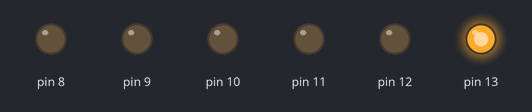
This sketch was run on a simulated Arduino Uno, built with avr-gcc and run on an emulated ATmega328P. Shown: output pins drawn as LEDs (lit = HIGH).

Above: at 0.02 s.
At 0.37 s:
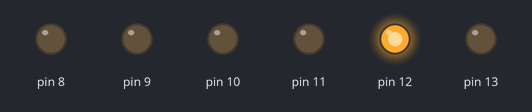
At 0.72 s:
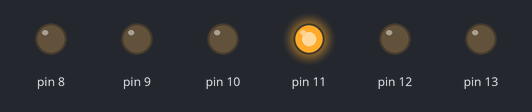
At 1.47 s:
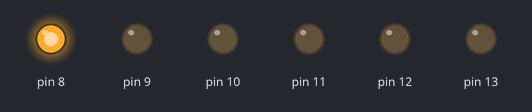
At 2.27 s:
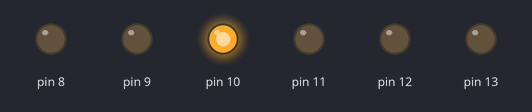
At 2.92 s:
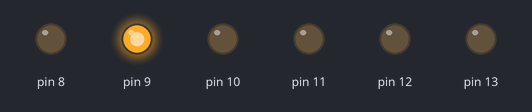
Timing chart, 0 to 3.2 s (numbered marks = the images above):
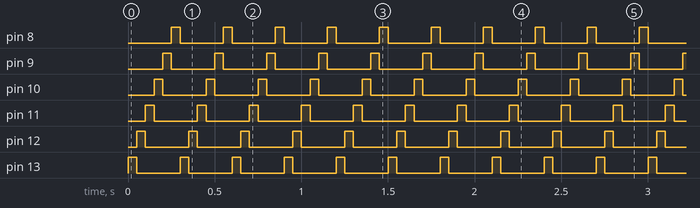

Measured:
- by itself, pin 8–13: alternates HIGH for 0.05 s and LOW for 0.25 s
- by itself, everything shown: repeats every 0.30 s, in 6 steps

The sketch:

circus.ino
```cpp
int x = 13;
int y = 8;

void setup() {
  Serial.begin(9600);
  for(int i=x; i>=y; i--) {
    pinMode(i, OUTPUT);
  }
}

void loop() {
  for(int i=x; i>=y; i--) {
    digitalWrite(i, HIGH);
    delay(50);
    digitalWrite(i, LOW);
  }
}
```
